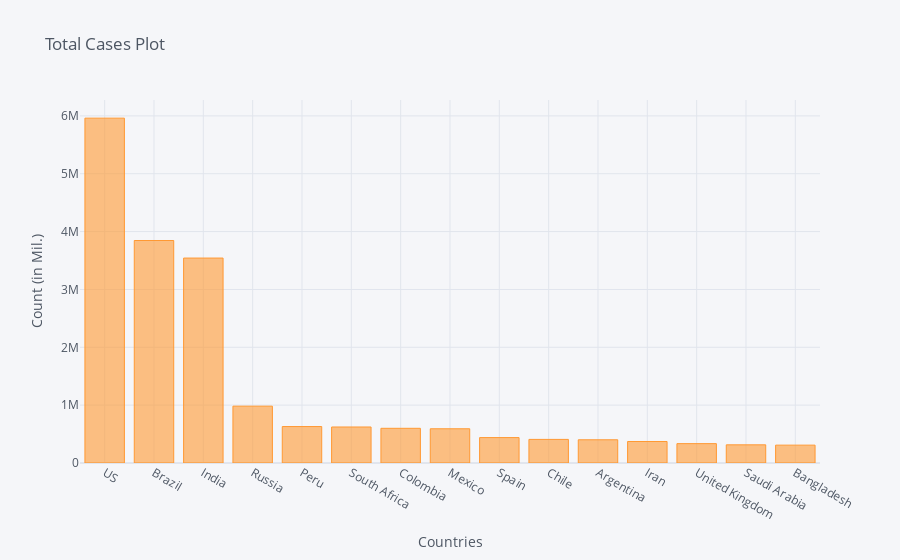

The notebook cell saved with this chart:
### Code cell
corona_dframe_agg_plot.iplot(kind='bar', x='Country/Region', y='8/29/20',
                             title='Total Cases Plot',xTitle='Countries',yTitle='Count (in Mil.)')

### Figure 1 — Plotly figure (JSON) as saved in the notebook; plotly's stock layout.template omitted (floating-point values rounded to 4 significant figures)
{"data": [{"marker": {"color": "rgba(255, 153, 51, 0.6)", "line": {"color": "rgba(255, 153, 51, 1.0)", "width": 1}}, "name": "8/29/20", "orientation": "v", "text": "", "type": "bar", "x": ["US", "Brazil", "India", "Russia", "Peru", "South Africa", "Colombia", "Mexico", "Spain", "Chile", "Argentina", "Iran", "United Kingdom", "Saudi Arabia", "Bangladesh"], "y": [5961094, 3846153, 3542733, 982573, 629961, 622551, 599884, 591712, 439286, 408009, 401239, 371816, 334916, 313911, 308925]}], "layout": {"legend": {"bgcolor": "#F5F6F9", "font": {"color": "#4D5663"}}, "paper_bgcolor": "#F5F6F9", "plot_bgcolor": "#F5F6F9", "title": {"font": {"color": "#4D5663"}, "text": "Total Cases Plot"}, "xaxis": {"gridcolor": "#E1E5ED", "showgrid": true, "tickfont": {"color": "#4D5663"}, "title": {"font": {"color": "#4D5663"}, "text": "Countries"}, "zerolinecolor": "#E1E5ED"}, "yaxis": {"gridcolor": "#E1E5ED", "showgrid": true, "tickfont": {"color": "#4D5663"}, "title": {"font": {"color": "#4D5663"}, "text": "Count (in Mil.)"}, "zerolinecolor": "#E1E5ED"}}}
